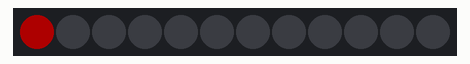
Simulated run of this sketch. Board: Arduino Uno, built with avr-gcc and run on an emulated ATmega328P. On the bench: 12 RGB LEDs in strip order, left to right. Dim RGB values are drawn brighter than linear.

Above: at 0.15 s.
At 4.72 s:
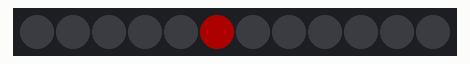
At 9.6 s:
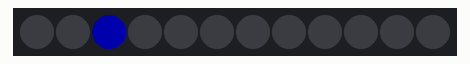
At 20.57 s:
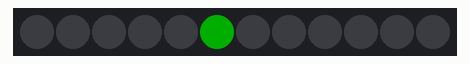
At 29.39 s:
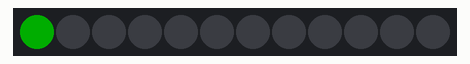
At 39.72 s:
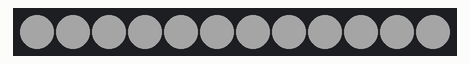

The sketch:

RingLED.ino
```cpp
#include <Adafruit_NeoPixel.h>

// WS2812BのDINを接続する端子番号
#define LED_PIN 9

// LEDの個数
#define LED_COUNT 12

// NeoPixelの設定
Adafruit_NeoPixel pixels(
  LED_COUNT,
  LED_PIN,
  NEO_GRB + NEO_KHZ800);

void setup() {
  pixels.begin();
  pixels.clear();
  pixels.setBrightness(50);  // 明るさ 0～255
  pixels.show();
}

void loop() {
  // 赤色を順番に点灯
  for (int i = 0; i < LED_COUNT; i++) {
    pixels.clear();
    pixels.setPixelColor(i, pixels.Color(255, 0, 0));
    pixels.show();
    delay(20);
  }

  // 緑色を順番に点灯
  for (int i = 0; i < LED_COUNT; i++) {
    pixels.clear();
    pixels.setPixelColor(i, pixels.Color(0, 255, 0));
    pixels.show();
    delay(20);
  }

  // 青色を順番に点灯
  for (int i = 0; i < LED_COUNT; i++) {
    pixels.clear();
    pixels.setPixelColor(i, pixels.Color(0, 0, 255));
    pixels.show();
    delay(20);
  }

  for (int i = 10; i < 256; i++) {
    pixels.clear();
    for (int j = 0; j < LED_COUNT; j++) {
      pixels.setPixelColor(j, pixels.Color(i, i, i));
    }
    pixels.show();
    delay(2);
  }
  for (int i = 255; i >= 10; i--) {
    pixels.clear();
    for (int j = 0; j < LED_COUNT; j++) {
      pixels.setPixelColor(j, pixels.Color(i, i, i));
    }
    pixels.show();
    delay(2);
  }
}
```
